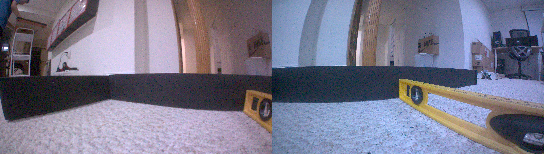
#> input picture Program/AI/apple.png, 544 x 154 px
$ python -i Filter1.py   (imports and definitions only)
#> lines starting #> are read from the running program, lines starting #| are printed output that depends on the picture; after the words box and inside, x2 and y2 are one past the last pixel; in counts of white or black regions, pixels touching at a corner belong together
### Program/IO/io.py
import Jetson.GPIO as GPIO
from threading import Thread
import time

# unified IO wrapper that handles all IO for the program

__running = True
__blinkThread = None
__statusBlink = 0
__borked = False
__borkedThread = None

# [18 lines left out: function error, not called in this run]

GPIO.setwarnings(False)
#> (this line was passed over: Jetson is not available in this run)
GPIO.cleanup()
#> (this line was passed over: Jetson is not available in this run)
# GPIO.setmode(GPIO.BOARD)
GPIO.setmode(GPIO.TEGRA_SOC) # stupid forced board mode
#> (this line was passed over: Jetson is not available in this run)
__ledGreen = 'UART2_RTS'
__ledRed = 'SPI2_SCK'
__button = 'SPI2_CS0'
GPIO.setup([__ledGreen, __ledRed], GPIO.OUT)
#> (this line was passed over: Jetson is not available in this run)
GPIO.setup(__button, GPIO.IN)
#> (this line was passed over: Jetson is not available in this run)
GPIO.output([__ledGreen, __ledRed], GPIO.LOW)
#> (this line was passed over: Jetson is not available in this run)
#> further down, picture is the input picture: shape (154, 544, 3); mean B, G, R 139, 119.4, 120.9

from IO import drive
from IO import camera
from IO import imu

# [15 lines left out: function close, not called in this run]

# the status blink stuff
__statusBlink = 1
# [6 lines left out: function setStatusBlink, not called in this run]

def __blink():
    global __running
    while __running:
        if not __statusBlink == 0:
            GPIO.output(__ledGreen, GPIO.HIGH)
        time.sleep(0.5)
        if not __statusBlink == 1:
            GPIO.output(__ledGreen, GPIO.LOW)
        time.sleep(0.5)

# button
def waitForButton():
    GPIO.wait_for_edge(__button, GPIO.RISING)
    GPIO.wait_for_edge(__button, GPIO.FALLING)

__blinkThread = Thread(target = __blink)
__blinkThread.start()

### Program/AI/Filter1.py
from IO import io
import numpy
import cv2
import base64
import statistics
import math
import json

# preprocessing filter module with cv prediction

# colors
rm = redMin = (0, 95, 75)
rM = redMax = (25, 255, 255)
gm = greenMin = (30, 20, 30)
gM = greenMax = (110, 255, 255)

focalLength = 41.1573574682

# create blob detector
params = cv2.SimpleBlobDetector_Params()
params.filterByArea = True
params.minArea = 65
params.filterByCircularity = True
params.minCircularity = 0.3
params.filterByConvexity = True
params.minConvexity = 0.7
params.filterByInertia = True
params.minInertiaRatio = 0
# [1 line that did not run here, left out]

def filter(imgIn: numpy.ndarray):
    global redMax, redMin, greenMax, greenMin
    try:
        # convert to HSV
        hsv = cv2.cvtColor(imgIn, cv2.COLOR_BGR2HSV)
#> hsv: shape (154, 544, 3); mean H, S, V 109.6, 70.3, 145.7
        # red filter
        # red is at 0 and also 180, accounting for HSV wraparound
        rMask1 = cv2.inRange(hsv, redMin, redMax)
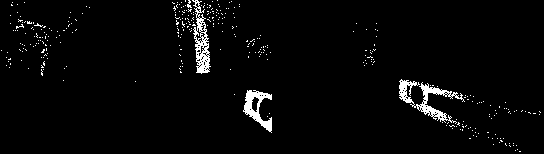
#> rMask1: shape (154, 544); 2.9% white; 338 white regions (334 under 20 px), largest, box (x1, y1, x2, y2) and area: (399, 79, 465, 124) 755, (192, 0, 211, 74) 588, (243, 90, 272, 133) 511, (187, 0, 192, 8) 21
        redMaxH = redMax[0]
        redMinList = list(redMin)
        redMinList = [180 - redMaxH, redMinList[1], redMinList[2]]
        redMin2 = tuple(redMinList)
        redMaxList = list(redMax)
        redMaxList = [180, redMaxList[1], redMaxList[2]]
        redMax2 = tuple(redMaxList)
        rMask2 = cv2.inRange(hsv, redMin2, redMax2)
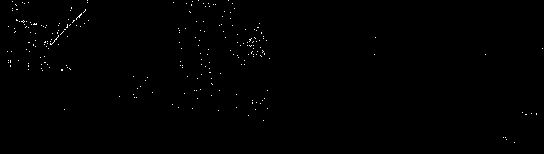
#> rMask2: shape (154, 544); 0.38% white in thin lines or dots
        rMask = cv2.bitwise_or(rMask1, rMask2)
#> rMask: shape (154, 544); 3.3% white; 428 white regions (420 under 20 px), largest, box (x1, y1, x2, y2) and area: (399, 79, 465, 124) 755, (192, 0, 211, 75) 608, (243, 90, 272, 133) 521
        # green filter
        gMask = cv2.inRange(hsv, greenMin, greenMax)
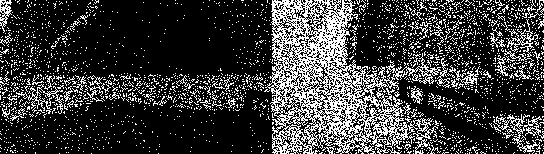
#> gMask: shape (154, 544); 23.2% white in thin lines or dots
        # blur images to remove noise
        blurredR = cv2.medianBlur(rMask, 5)
#> blurredR: shape (154, 544); 2.3% white; 11 white regions (6 under 20 px), largest, box (x1, y1, x2, y2) and area: (194, 16, 210, 73) 591, (244, 90, 272, 131) 511, (415, 84, 461, 121) 495, (399, 80, 418, 104) 217, (193, 0, 202, 15) 51
        blurredG = cv2.medianBlur(gMask, 5)
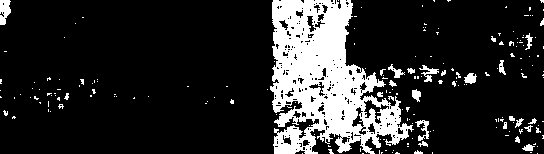
#> blurredG: shape (154, 544); 16.7% white; 194 white regions (169 under 20 px), largest, box (x1, y1, x2, y2) and area: (270, 0, 414, 154) 12043, (0, 0, 11, 25) 202, (419, 65, 439, 82) 128
        gray_image = cv2.cvtColor(imgIn, cv2.COLOR_RGB2GRAY)
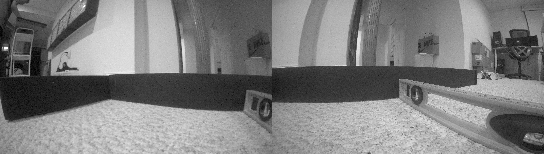
#> gray_image: shape (154, 544); min 0, max 255, mean 125.4
        blurredImg = cv2.GaussianBlur(gray_image, (3,3),0)
        # edge detection
        edgesImage = cv2.Canny(blurredImg, 50, 125, 3)
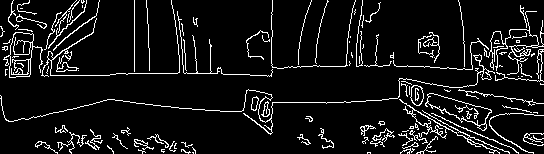
#> edgesImage: shape (154, 544); 8.4% white in thin lines or dots
        # combine images
        return cv2.merge((edgesImage, blurredG, blurredR))
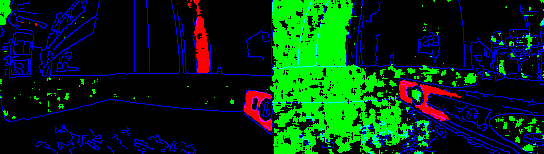
#> returned value: shape (154, 544, 3); mean of channels 0, 1, 2 21.3, 42.6, 5.8; drawn as B, G, R
    except Exception as err:
        print(err)
        io.error()


# [100 lines left out: functions predict, getImageData, setColors, getColors, setDefaultColors, not called in this run]

>>> import cv2
>>> picture = cv2.imread('apple.png')
>>> result = filter(picture)
